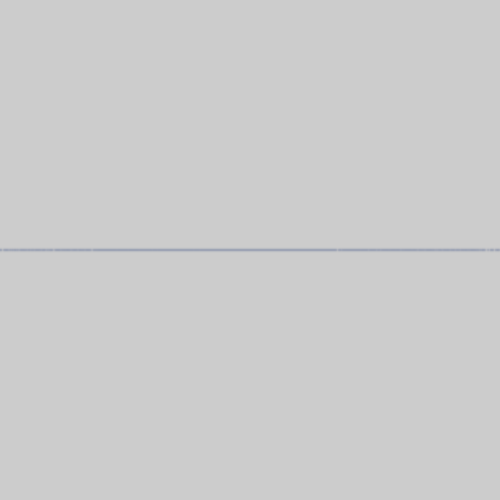
Frame 1 (no input)
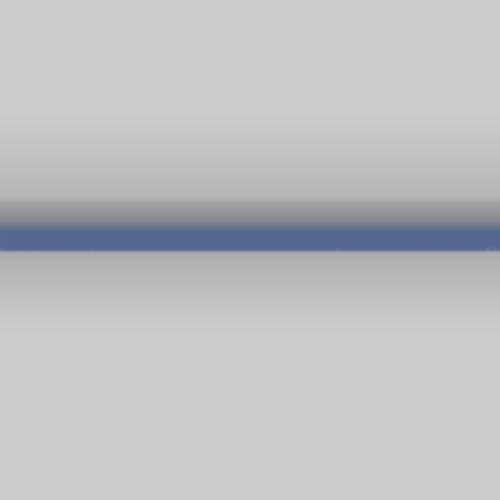
Frame 60 (the mouse pressed at the canvas centre just before this capture)
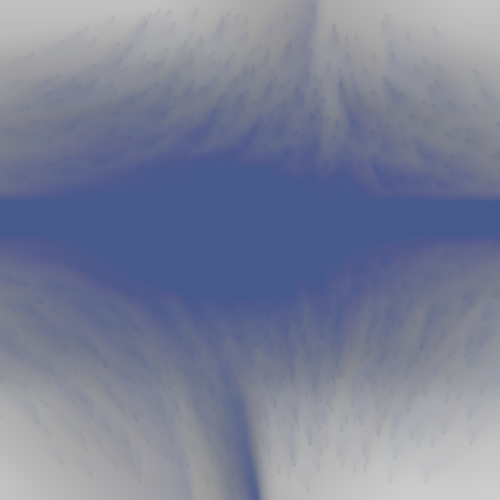
Frame 120 (the mouse held since frame 60 and released just before this capture)

The Processing sketch that drew these frames (run headless with seeded random() and noise(); from frame 60 on, the mouse is pressed at the canvas centre):

// Processing sketch: radial_pattern_emitter
// ── radial_pattern_emitter.pde
int w=500,f=w/2; //Sets w to 500, f to width divided by 2

void setup() {
  size(500,500); // Window Size
}

void draw(){
  stroke(70,90,140);
  for(float k=f*1.2;k>0;k-=.1) // Sets values of "k" to 

  {
float a=k*(mouseY-mouseX*270)*.0001;point(f+cos(a)*k*sin(k),f+sin(a)*k*sin(k));
  } // to get a fractal like image produced you must use trig
filter(11); // bigger dot, any other value gives strange movement within fractal like image
blend(0,0,w,w,-2,2,w+3,w-5,1); //Blend to black after making fractal

}
